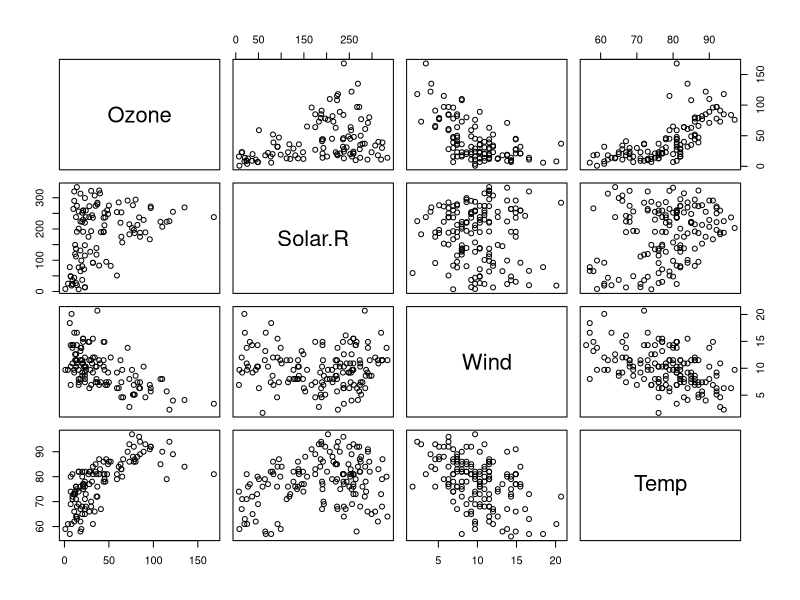

Source code (R):
#空氣品質資料，Ozone臭氧，Solar.R太陽輻射
data("airquality")
head(airquality,6)
cor(airquality[,1:4],use="pairwise") #產出兩兩相關係數矩陣
pairs((airquality[,1:4])) #繪圖
